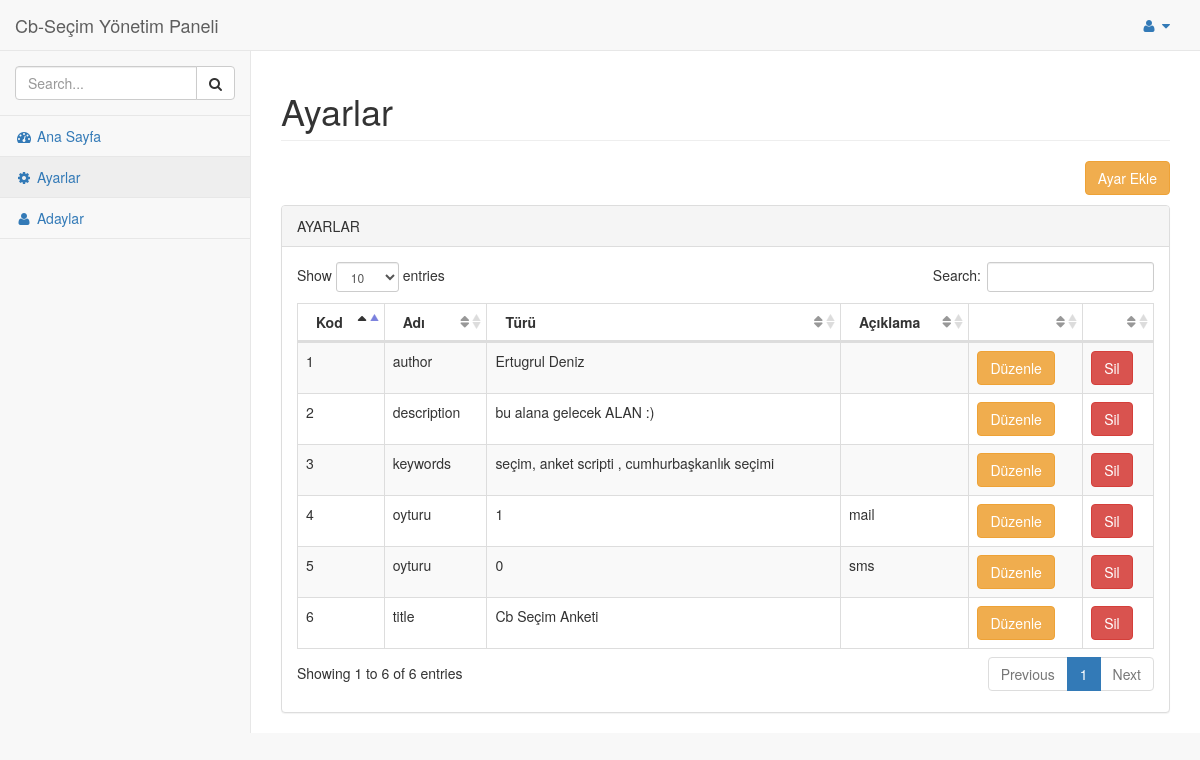
/admin/ayarlar.php (signed in), run on the app's committed database.
### tables this page shows
CREATE TABLE IF NOT EXISTS `ayar` (
  `id` int(11) NOT NULL AUTO_INCREMENT,
  `ad` varchar(333) NOT NULL,
  `tur` varchar(255) NOT NULL,
  `aciklama` varchar(222) NOT NULL,
  PRIMARY KEY (`id`)
);

### admin/config/database.php (called while the page is built, shortened)
<?php
class DB {
	static $pdo = null;
	static $charset = 'UTF8';
	static $last_stmt = null;
	public static function instance()
	{
		return
			self::$pdo == null ?
				self::init() :
				self::$pdo;
	}
	public static function init()
	{
		self::$pdo = new PDO(
			'mysql:host=' . MYSQL_HOST .';dbname=' . MYSQL_DB,
			MYSQL_USER,
			MYSQL_PASS
		);
		self::$pdo->exec('SET NAMES `' . self::$charset . '`');
		self::$pdo->setAttribute(PDO::ATTR_DEFAULT_FETCH_MODE, PDO::FETCH_OBJ);
	    self::$pdo->exec("SET NAMES 'utf8'; SET CHARSET 'utf8'");
		return self::$pdo;
	}
	public static function query($query, $bindings = null)
	{
		if(is_null($bindings))
		{
			if(!self::$last_stmt = self::instance()->query($query))
				return false;
		}
		else
		{
			self::$last_stmt = self::prepare($query);
			if(!self::$last_stmt->execute($bindings))
				return false;
		}
		return self::$last_stmt;
	}
	public static function get($query, $bindings = null)
	{
		if(!$stmt = self::query($query, $bindings))
			return false;
		$result = array();
		foreach($stmt as $row)
			$result[] = $row;
		return $result;
	}
}

### admin/ayarlar.php (the view, shortened to what this page needs)
<?php include "header.php" ; ?>
        <div id="page-wrapper">
            <div class="row">
                <div class="col-lg-12">
                    <h1 class="page-header">Ayarlar</h1>
                </div>
            </div>
             <div align="right" style="margin-bottom:10px">
                  <a href="ayar_ekle.php" class="btn btn-warning " >  Ayar Ekle </a>
            </div>
            <div class="row">
                <div class="col-lg-12">
                    <div class="panel panel-default">
                        <div class="panel-heading">
                            AYARLAR
                        </div>
                        <div class="panel-body">
                            <table width="100%" class="table table-striped table-bordered table-hover" id="dataTables-example">
                                <thead>
                                    <tr>
                                        <th>Kod</th>
                                        <th>Adı</th>
                                        <th>Türü </th>
                                        <th>Açıklama</th>
                                        <th></th>
                                        <th></th>
                                    </tr>
                                </thead>
                                <tbody id="sortable">
                                    <?php $ayarlar=DB::get("SELECT * FROM ayar ORDER BY ad ASC");
                                    $sayac=0;
                                    foreach ($ayarlar as $ayar) { $sayac++; ?>
                                           <tr  class="odd gradeX">
                                                <td ><?=$sayac; ?></td>
                                                <td class="center"><?=$ayar->ad; ?></td>
                                                <td class="center"><?=$ayar->tur; ?></td>
                                                <td class="center"><?=$ayar->aciklama; ?></td>
                                                <td class="center"><a href="ayar_duzenle.php?cb_duzenle=ok&id=<?=$ayar->id; ?>" class="btn btn-warning"> Düzenle </a></td>
                                                <td class="center"><a href="config/islem.php?ayar_sil=ok&id=<?=$ayar->id; ?>" class="btn btn-danger" onclick="return confirm('Silmek isteğinize emin misiniz?')" > Sil </a></td>
                                           </tr>
                                    <?php } ?>
                                </tbody>
                            </table>
                        </div>
                    </div>
                </div>
            </div>
    </div>
<?php include_once "footer.php"; ?>

### data on the page
ayar: ad "author", tur "Ertugrul Deniz"
ayar: ad "description", tur "bu alana gelecek ALAN :)"
ayar: ad "keywords", tur "seçim, anket scripti , cumhurbaşkanlık seçimi"
ayar: ad "oyturu", tur "1", aciklama "mail"
ayar: ad "oyturu", tur "0", aciklama "sms"
ayar: ad "title", tur "Cb Seçim Anketi"
